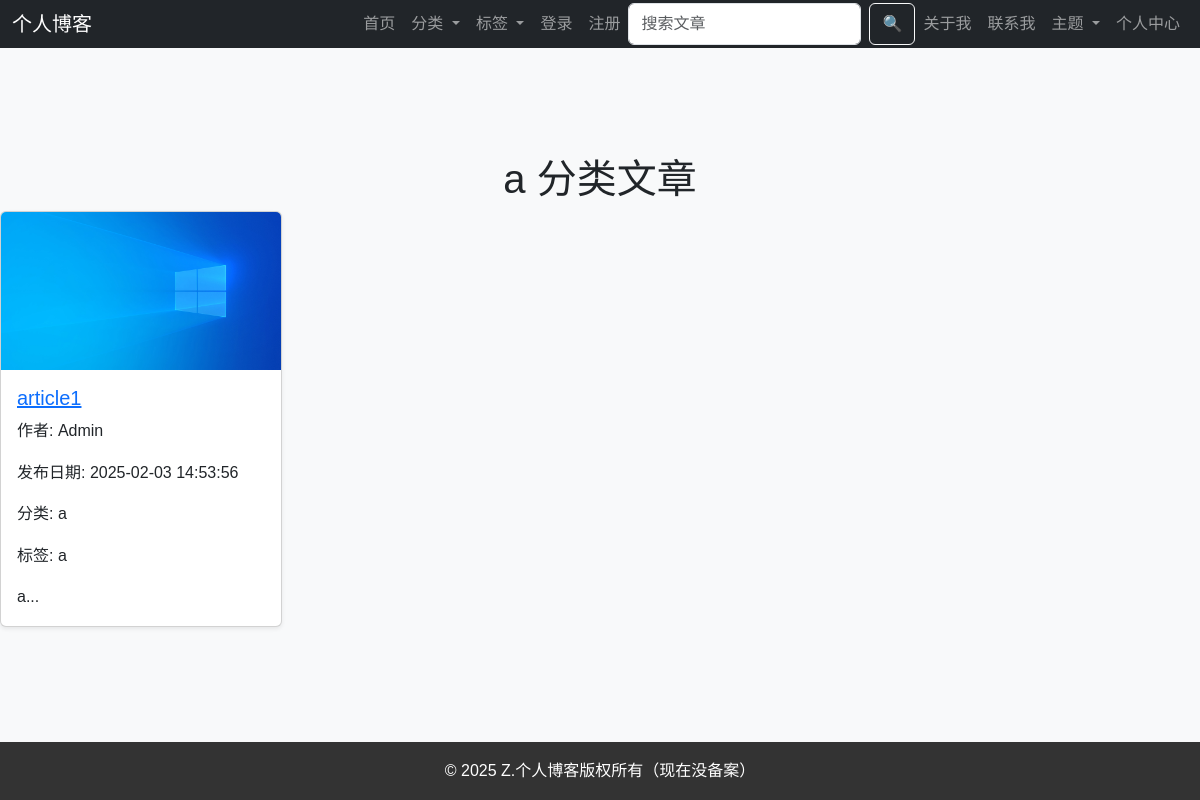
Screenshot of /category/a with the database file from the repository.
### demo.py (models this page shows)
class Article(db.Model):
    id = db.Column(db.Integer, primary_key=True)
    title = db.Column(db.String(200), nullable=False)
    content = db.Column(db.Text, nullable=False)
    author_id = db.Column(db.Integer, db.ForeignKey('user.id'), nullable=False)
    author = db.relationship('User', backref=db.backref('articles', lazy=True))
    category = db.Column(db.String(100))
    tags = db.Column(db.String(200))
    publish_date = db.Column(db.DateTime, server_default=db.func.now())
    thumbnail = db.Column(db.String(200))

class User(db.Model):
    id = db.Column(db.Integer, primary_key=True)
    username = db.Column(db.String(80), unique=True, nullable=False)
    password = db.Column(db.String(128), nullable=False)
    email = db.Column(db.String(120), unique=True, nullable=False)

### demo.py (the view)
@app.route('/category/<category_name>')
def category(category_name):
    articles = Article.query.filter_by(category=category_name).all()
    all_articles = Article.query.all()
    categories = [article.category for article in all_articles if article.category]
    categories = list(set(categories))  # 去重
    tags = []
    for article in all_articles:
        if article.tags:
            tags.extend(article.tags.split(','))
    tags = list(set(tags))  # 去重
    return render_template('category.html', articles=articles, category=category_name, categories=categories, tags=tags)

### templates/category.html
{% extends 'base.html' %}
{% block content %}
    <h1>{{ category }} 分类文章</h1>
    <div class="row">
        {% for article in articles %}
        <div class="col-md-3 mb-3">
            <div class="card h-100 shadow-sm">
                {% if article.thumbnail %}
                <img src="{{ article.thumbnail }}" alt="Article Image" class="card-img-top">
                {% else %}
                <img src="/static/default-thumbnail.jpg" alt="Article Image" class="card-img-top">
                {% endif %}
                <div class="card-body">
                    <h5 class="card-title"><a href="{{ url_for('article', article_id=article.id) }}">{{ article.title }}</a></h5>
                    <p class="card-text">作者: {{ article.author.username }}</p>
                    <p class="card-text">发布日期: {{ article.publish_date }}</p>
                    <p class="card-text">分类: {{ article.category }}</p>
                    <p class="card-text">标签: {{ article.tags }}</p>
                    <p class="card-text">{{ article.content[:200] }}...</p>
                </div>
            </div>
        </div>
        {% endfor %}
    </div>
{% endblock %}

### rows the page displays
Article: thumbnail (picture), title "article1", author.username "Admin", publish_date "2025-02-03 14:53:56", category "a", tags "a", content "a"

### other values shown
{{ category }} "a"
